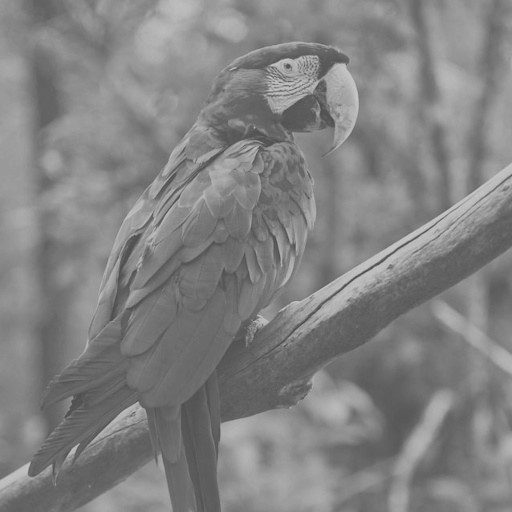
#> input picture arara.jpg, 512 x 512 px
$ python t2.py arara.jpg 1.0 1.0 1.0 5
#> lines starting #> are read from the running program, lines starting #| are printed output that depends on the picture
# Nome: Luis Paulo Falchi Justino
# NUSP: 8937479

import cv2
import numpy as np
import matplotlib.pyplot as plt
import math
import sys
from enum import Enum

class Filter(Enum):
    L = 1
    G = 2
    H = 3
    S = 4

def enhance(filename, gamma, a, b, imshow):
#> called with filename = 'arara.jpg', gamma = 1, a = 1, b = 1, imshow = 5
    img = cv2.imread(filename, cv2.IMREAD_GRAYSCALE)
#> img is the input picture: shape (512, 512); min 71, max 203, mean 130

    # Convert the image to 32bit float
    img_f = np.float32(img)

    # List of enhanced images
    # Keep the original image for comparison sakes
    enhanced_images = [img]

    # Applying different enhancement methods
    log_enhanced = imLog(img_f)
    enhanced_images.append(log_enhanced)

    gamma_enhanced = imGamma(img_f, gamma)
    enhanced_images.append(gamma_enhanced)

    hist_enhanced = imEqualHist(img_f)
    enhanced_images.append(hist_enhanced)

    sharp_enhanced = imSharp(img_f, (a,b))
    enhanced_images.append(sharp_enhanced)

    print("RMDS")
    for i, e_img in enumerate(enhanced_images):
        # Skip the source image
        if i == 0:
            continue
        print(Filter(i).name,"=","%0.4f" % RMDS(img, e_img))

    # Shows images and their respective histograms if requested
    if imshow:
        show_images(enhanced_images)
        show_histograms(enhanced_images)


# Applies the Logarithmic filter to a given image f
def imLog(g):
    _, R, _, _ = cv2.minMaxLoc(g)
#> R = 203
    c = 255/np.log(1+R)
#> c = 47.95

    enh_img = cv2.log(g, 1 + g)
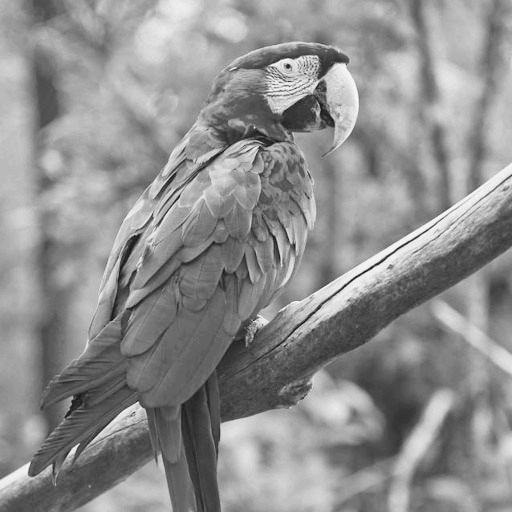
#> enh_img: shape (512, 512) float32; min 4.26, max 5.31, mean 4.85; drawn with min black and max white
    enh_img = cv2.multiply(enh_img, c)
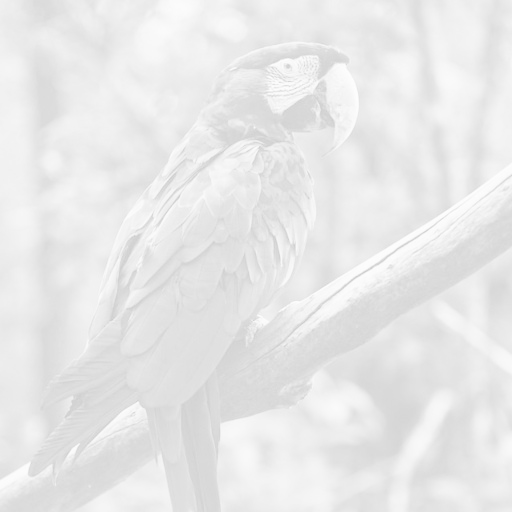
#> enh_img: shape (512, 512) float32; min 204.4, max 254.8, mean 232.6
    enh_img = cv2.convertScaleAbs(enh_img)
    enh_img = cv2.normalize(enh_img, enh_img, 0, 255, cv2.NORM_MINMAX)

    return enh_img


# Applies the Gamma filter to a given image f
def imGamma(f, y):
#> called with y = 1
    enh_img = np.divide(f, 255)
    enh_img = cv2.pow(enh_img, y)
    enh_img = np.multiply(enh_img, 255)
    enh_img = cv2.convertScaleAbs(enh_img)
    #enh_img = cv2.normalize(enh_img, enh_img, 0, 255, cv2.NORM_MINMAX)
    return enh_img


# Applies the Histogram Equalization filter to a given image f
def imEqualHist(f):
    # Extracting the global maximum, width and height
    _, L, _, _ = cv2.minMaxLoc(f)
#> L = 203
    M = np.array(f).shape[0]
#> M = 512
    N = np.array(f).shape[1]
#> N = 512

    # Transform the matrix in a row vector
    f_array = np.array(f).flatten()

    hist = imHistogram(f_array)
#> the loop in imHistogram, `for element in array_f:` made 262144 passes
#> (element, idx) on passes 1 to 3: (151, 151), (149, 149), (148, 148)
#> after the loop in imHistogram, `for element in array_f:`: hist = 255 values, max 4440 at index 141, min 0 at index 0, mean 1028
    hist = myCumHist(hist)
#> after the loop in myCumHist, `for i in range(len(h)-1):`: ch = 255 values from 0 to 262144
#> hist = 255 values from 0 to 262144

    for i in range(len(f_array)):
        val = int(f_array[i]) % 254
        f_array[i] = ((L-1)/(M*N))*hist[val]
#> this loop made 262144 passes
#> val on passes 1 to 3: 151, 149, 148

    enh_img = f_array.reshape(M, N)
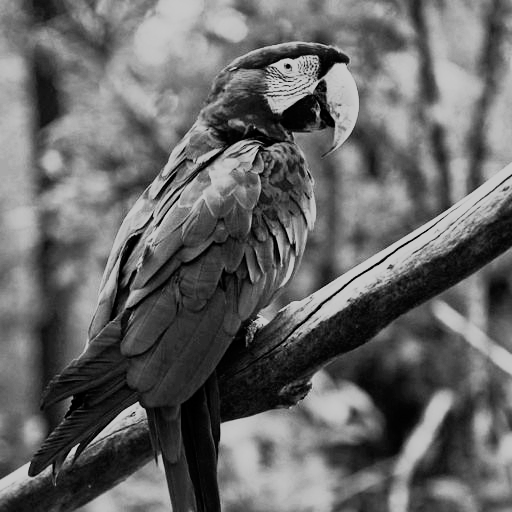
#> enh_img: shape (512, 512) float32; min 0.00154, max 202, mean 102.2
    enh_img = cv2.convertScaleAbs(enh_img)
    enh_img = cv2.normalize(enh_img, enh_img, 0, 255, cv2.NORM_MINMAX)
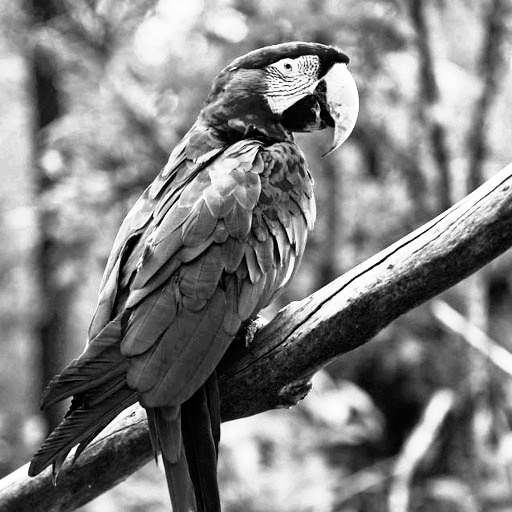
#> enh_img: shape (512, 512); min 0, max 255, mean 129.1

    return enh_img


# Applies the Sharpening filter to a given image f
def imSharp(f,y):
    # Filter
#> called with y = (1, 1)
    w = np.array([0.05, 0.1, 0.05, 0.1, 0.4, 0.1, 0.05, 0.1, 0.05])

    # Image with borders in order to make it easier to apply the filter
    b_f = cv2.copyMakeBorder(f, 1, 1, 1, 1, cv2.BORDER_REPLICATE)

    # Coordinates of the outer edges
    bottom_edge = b_f.shape[0]
#> bottom_edge = 514
    right_edge = b_f.shape[1]
#> right_edge = 514

    # Applying the filter
    b_xy = np.ndarray(f.shape)
    for (i, j), v in np.ndenumerate(b_f):
        # Skip borders
        if i==0 or i==bottom_edge-1 or j==0 or j==right_edge-1:
            continue

        z = b_f[i-1:i+2, j-1:j+2].flatten()
        b_xy[i-1,j-1] = np.dot(z, w)
#> this loop made 264196 passes

    a = y[0]
    b = y[1]

    enh_img = cv2.multiply(f, a) + cv2.multiply(cv2.subtract(b,f), b)
#> enh_img: shape (512, 512) float32; every value is 1
    enh_img = cv2.convertScaleAbs(enh_img)
#> enh_img: shape (512, 512); every value is 1
    enh_img = cv2.normalize(enh_img, enh_img, 0, 255, cv2.NORM_MINMAX)
#> enh_img: shape (512, 512); every value is 0
#> the loop in enhance, `for i, e_img in enumerate(enhanced_images):` made 5 passes
#> eps in RMDS on passes 2 to 5: 13.17, 0, 11.18, 11.4
#| L = 13.1741
#| G = 0.0000
#| H = 11.1755
#| S = 11.4032

    return enh_img


# Personal implementation of the histogram algorithm given an array
def imHistogram(array):
    hist = np.zeros(255, dtype=int)

    array_f = array.flatten()

    for element in array_f:
        idx = math.floor(element) % 255
        hist[idx] += 1

    return hist


# Personal implementation of the cumulative sum algorithm given a histogram
def myCumHist(h):
    ch = []
    ch.append(h[0])

    for i in range(len(h)-1):
        i += 1
        ch.append(ch[i-1] + h[i])

    return ch

    # np cumsum
    #return np.cumsum(array)


# Presents a given histogram on the screen
def showHistogram(h):
    plt.plot(range(255), h, "r--", linewidth=1)
    plt.show()


# Shows all given images in a list
def show_images(images):
    # Showing all enhanced images
    for image in images:
        cv2.imshow("", image)
        cv2.waitKey(0)
#> this loop made 5 passes

    cv2.destroyAllWindows()


# Shows all given images' histogram in a list
def show_histograms(imgs):
    # Showing all enhanced images' histogram
    for img in imgs:
        showHistogram(imHistogram(img))
#> this loop made 5 passes
#> pass 1, in showHistogram, `plt.show()`:
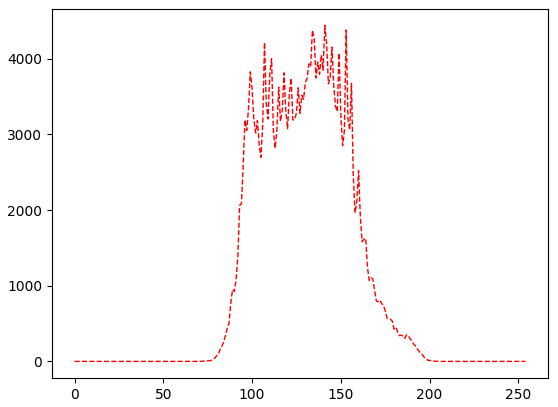
#> figure drawn by matplotlib, 1 panel; curve peaks at x = 141, y = 4440
#> pass 2, in showHistogram (call 2), `plt.show()`:
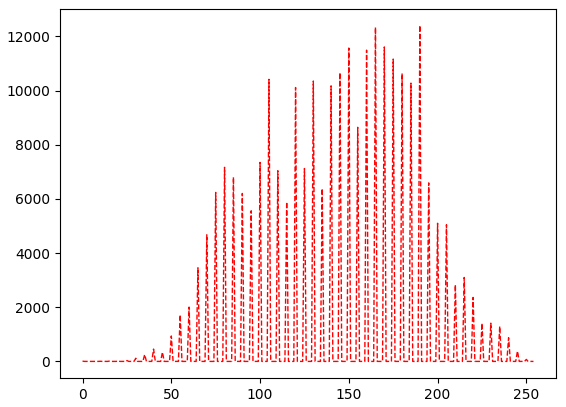
#> figure drawn by matplotlib, 1 panel; curve peaks at x = 190, y = 12408


def RMDS(f,g):
    # Ignore the error that says overflow error mays happen
    np.seterr(all='ignore')

    eps = 0

    array_f = f.flatten()
    array_g = g.flatten()

    MN = array_f.shape[0]

    for i, _ in enumerate(array_f):
        eps += (array_f[i] - array_g[i])


    eps /= float(MN)
    eps = np.sqrt(eps)

    return eps

#enhance('arara.jpg', 0.5, 0.7, 0.3, 1)
#enhance('nap.jpg', 0.5, 0.7, 0.3, 1)
#enhance('cameraman.png', 0.5, 0.7, 0.3, 1)

enhance(sys.argv[1], float(sys.argv[2]), float(sys.argv[3]), float(sys.argv[4]),int(sys.argv[5]))
